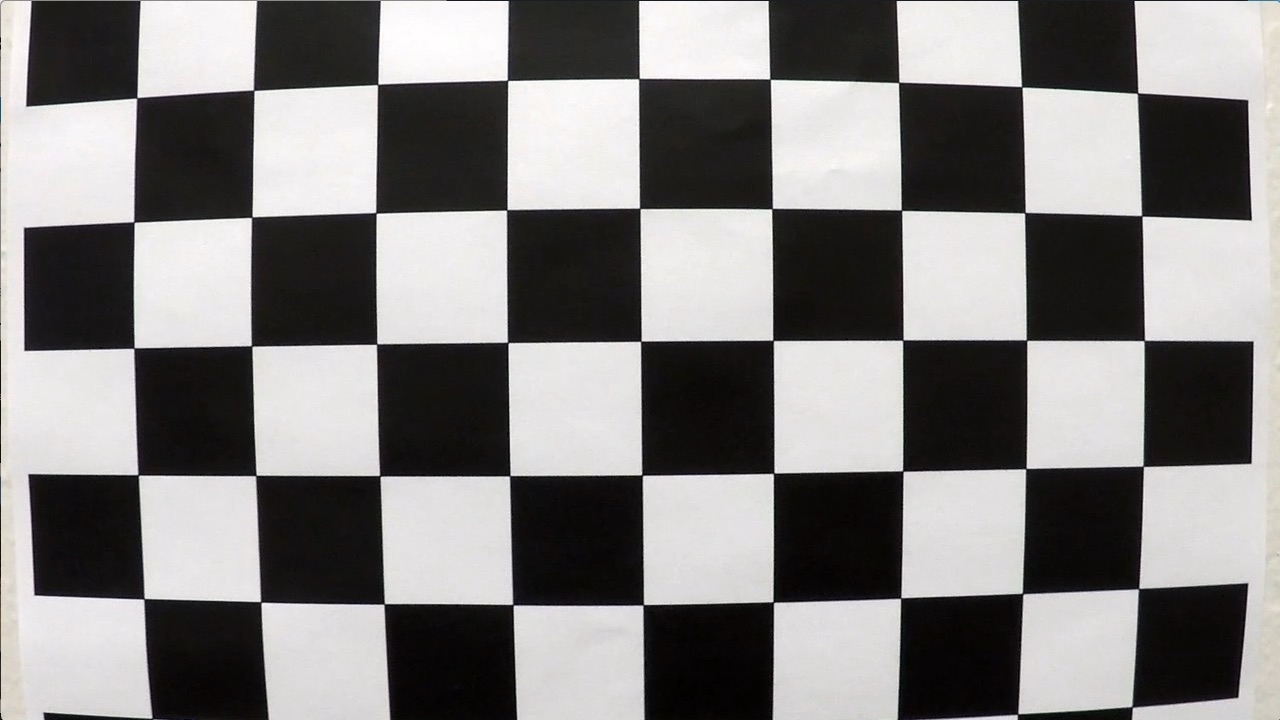
#> input picture camera_cal/calibration1.jpg, 1280 x 720 px; its folder holds only this picture in this run
$ jupyter execute --allow-errors '1. Combined with Lane Finder.ipynb'   (shell and % lines are left out)   (older library calls are emulated)
#> lines starting #> are read from the running program, lines starting #| are printed output that depends on the picture
### image_pipeline.py
import cv2
import numpy as np
import glob

class ThresholdOperation(object):
    def __init__(self):
        pass

class Color(ThresholdOperation):
    # [65 lines left out: functions __init__, process, not called in this run]

class Sobel(ThresholdOperation):
    # [12 lines left out: functions __init__, process, not called in this run]

class Magnitude(ThresholdOperation):
    def __init__(self):
        pass

    # [5 lines left out: function process, not called in this run]

class Direction(ThresholdOperation):
    def __init__(self, sobel_x_id=0, sobel_y_id=1):
        self.sobel_x_id = sobel_x_id
        self.sobel_y_id = sobel_y_id

    # [6 lines left out: function process, not called in this run]

        # Alternative method:
        # with np.errstate(divide='ignore', invalid='ignore'):
        #     abs_grad_dir = np.absolute(np.arctan(imgs[self.sobel_y_id] / imgs[self.sobel_x_id]))
        #     abs_grad_dir[np.isnan(abs_grad_dir)] = np.pi / 2

        # return abs_grad_dir.astype(np.float32)


## -----

TYPE_THRESHOLD = 0
TYPE_AGGREGATOR = 1
TYPE_LINEAR = 2

class Operation(object):
    # [11 lines left out: function __init__, not called in this run]

class Threshold(Operation):
    # [10 lines left out: function __init__, not called in this run]

    def add(self, threshold_operation):
        self.operations.append(threshold_operation)

    # [29 lines left out: function process, not called in this run]

class Combinator(Operation):
    # [12 lines left out: functions __init__, process, not called in this run]

def distance_between_lanes(leftx, rightx, xm_per_pix=1):
    return abs(rightx - leftx) * xm_per_pix

# [75 lines left out: functions calculate_curvature_radius, lines_are_parallel, lines_are_plausible, remove_outliers, not called in this run]

class FindLinesSlidingWindows(Operation):
    # [242 lines left out: functions __init__, _fitpoly, _calculate_fits, _reuse_fits, _check_lines, reset and 1 more, not called in this run]

class Annotate(Operation):
    # [84 lines left out: functions __init__, process, not called in this run]

class ImagePipeline(object):
    def __init__(self, input_color='bgr'):
        self.input_color = input_color
        self.operations = []
        self.warp_src = []
        self.warp_dst = []
        self.warped_img = None
        self.undist_img = None

        # Calibration variables
        self.mtx = None
        self.dist = None

        # Perspective transform variables
        self.M = None
        self.Minv = None

    def calibrate(self, image_paths, cols=9, rows=6):
        # prepare object points, like (0,0,0), (1,0,0), (2,0,0) ....,(6,5,0)
#> called with cols = 9, rows = 6
        objp = np.zeros((rows*cols,3), np.float32)
        objp[:,:2] = np.mgrid[0:cols,0:rows].T.reshape(-1,2)

        # Arrays to store object points and image points from all the images.
        objpoints = [] # 3d points in real world space
        imgpoints = [] # 2d points in image plane.

        # Make a list of calibration images
        images = image_paths

        # Step through the list and search for chessboard corners
        i = 0
        for fname in images:
            img = cv2.imread(fname)
#> img is the input picture: shape (720, 1280, 3); mean B, G, R 127.8, 128.4, 130.1
            gray = cv2.cvtColor(img,cv2.COLOR_BGR2GRAY)

            # Find the chessboard corners
            ret, corners = cv2.findChessboardCorners(gray, (cols,rows),None)
#> ret = False; corners = None

            # If found, add object points, image points
            if ret == True:
                objpoints.append(objp)
                imgpoints.append(corners)

                # Draw and display the corners
                img = cv2.drawChessboardCorners(img, (cols,rows), corners, ret)
                i+=1

        if i > 0:
            ret, self.mtx, self.dist, rvecs, tvecs = \
              cv2.calibrateCamera(objpoints, imgpoints, gray.shape[::-1], None, None)
        else:
            raise ValueError("No calibration image found at given image paths");

    def set_perspective(self, src, dst):
        self.M = cv2.getPerspectiveTransform(src, dst)
        self.Minv = cv2.getPerspectiveTransform(dst, src)

    def add(self, operation):
        operation.ip = self
        self.operations.append(operation)

    def process(self, img):
        """ Process an image

        To pass in distorted image, make sure to call `calibrate()` function first.
        """
        imgs = []

        if self.input_color == 'bgr':
            img = cv2.cvtColor(img, cv2.COLOR_BGR2RGB)

        if self.mtx is not None and self.dist is not None:
            img = cv2.undistort(img, self.mtx, self.dist, None, self.mtx)
            self.undist_img = np.copy(img)

        if self.M is not None:
            img_size = (img.shape[1], img.shape[0])
            img = cv2.warpPerspective(img, self.M, img_size)
            self.warped_img = np.copy(img)

        for o in self.operations:
            if o.type == TYPE_THRESHOLD:
                # Process the image processed in the previous step,
                # then append it to a list of images.
                res = o.process(img)
                imgs.append(res)
                o.img = np.copy(res)
            elif o.type == TYPE_AGGREGATOR:
                # Combine a list of images together.
                img = o.process(imgs)
                o.img = np.copy(img)
                res = img
            elif o.type == TYPE_LINEAR:
                # Process the image processed in the previous step,
                # return an image.
                img = o.process(img)
                o.img = np.copy(img)
                res = img

        return res

# [46 lines left out: function example, not called in this run]

# example()

### 1. Combined with Lane Finder.ipynb
[cell 1]
import cv2
import numpy as np
from image_pipeline import *
import matplotlib.pyplot as plt
import matplotlib.image as mpimg
import numpy as np
import cv2
from skimage.feature import hog
import pickle
import os
import math
from scipy.ndimage.measurements import label

from sklearn.svm import LinearSVC
from sklearn.preprocessing import StandardScaler
from sklearn.model_selection import GridSearchCV
from sklearn.metrics import precision_score
import time
from sklearn.model_selection import train_test_split

from image_pipeline import Operation, Color, Sobel, Magnitude, Direction, \
  Threshold, Combinator, FindLinesSlidingWindows, Annotate, ImagePipeline

# Lane Finder + Vehicle Detection

## 1. Preparation

[cell 2]
ip = ImagePipeline(input_color='bgr')
#> (the rest of this cell did not finish here and is left out)

[cell 3]
# Read in cars and notcars
images = glob.glob('training_data/vehicles/*/*.png')
cars = []
for image in images:
    cars.append(image)
images = glob.glob('training_data/non-vehicles/*/*.png')
notcars = []
for image in images:
    notcars.append(image)
#> (reads clf.pickle from the repository)

sample_size = 10000
random_idx = np.random.randint(0, len(cars), min(len(cars),sample_size))
cars = np.array(cars)[random_idx]
notcars = np.array(notcars)[random_idx]
print("Number of cars: {}\nNumber of non-cars: {}".format(len(cars), len(notcars)))

## 2. Training the dataset

[cell 4]
# [194 lines left out: functions get_hog_features, bin_spatial, color_hist, single_img_features, extract_features, slide_window and 1 more, not called in this run]

[cell 5]
color_space = 'YCrCb' # Can be RGB, HSV, LUV, HLS, YUV, YCrCb
orient = 12  # HOG orientations
pix_per_cell = 16 # HOG pixels per cell
cell_per_block = 2 # HOG cells per block
hog_channel = 'ALL' # Can be 0, 1, 2, or "ALL"
spatial_size = (16, 16) # Spatial binning dimensions
hist_bins = 16    # Number of histogram bins
spatial_feat = True # Spatial features on or off
hist_feat = True # Histogram features on or off
hog_feat = True # HOG features on or off
cells_per_step = 1

[cell 6]
CLF_PICKLE = 'clf.pickle'
#> (the rest of this cell did not finish here and is left out)

## 3. Setup pipeline

[cell 7]
class AnnotateLines(Operation):
    # [84 lines left out: functions __init__, process, not called in this run]

class AnnotateObjects(Operation):
    # [250 lines left out: functions __init__, process, add_heat, apply_threshold, draw_labeled_bboxes, bboxes_from_labels and 2 more, not called in this run]

[cell 8]
ip_vid = ImagePipeline(input_color='rgb')

src = np.float32([[  100.,   720.],
                  [  542.,   470.],
                  [  738.,   470.],
                  [ 1180.,   720.]])

# Choose x positions that allow for 3.7m for the lane position closest to car.
dst = np.float32([[ 225.,  720.],
                  [ 225.,    0.],
                  [ 1055.,    0.],
                  [ 1055.,  720.]])

ip_vid.set_perspective(src, dst)

#> (the rest of this cell did not finish here and is left out)

## 4. Single Image

[cell 9]
image_path = 'test_images/test9.jpg'
img = cv2.imread(image_path)
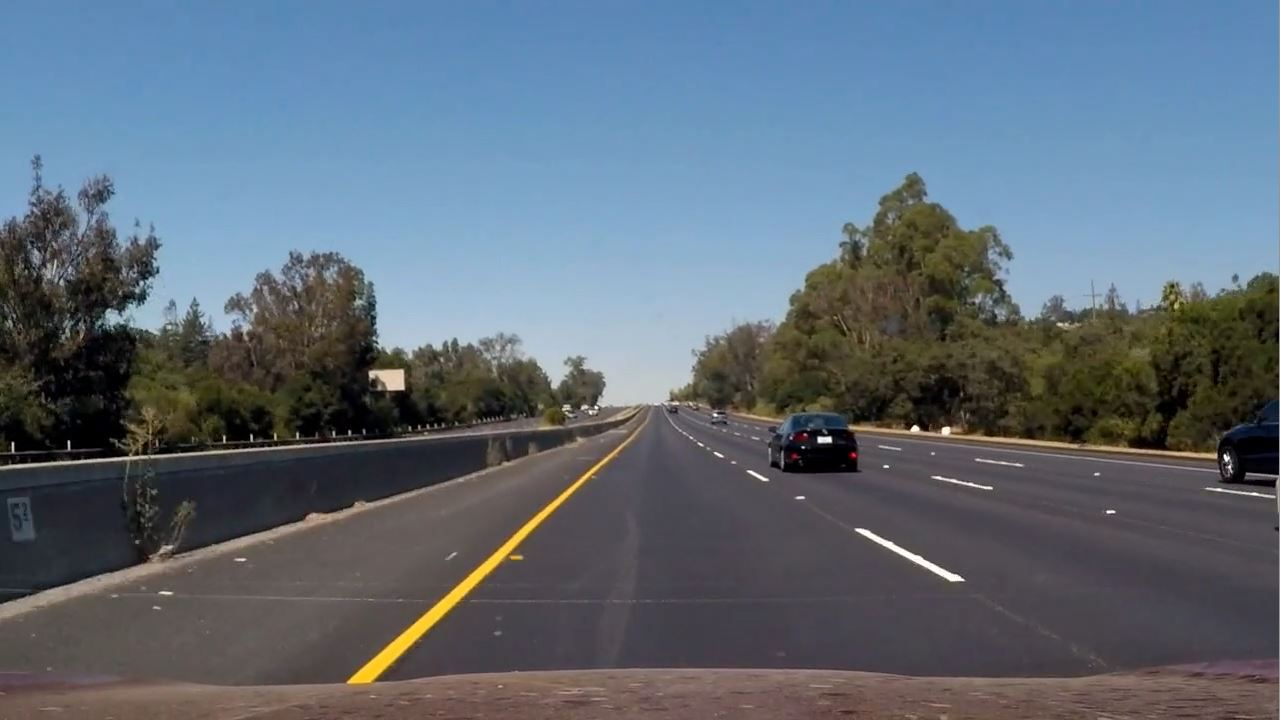
#> input picture test_images/test9.jpg, 1280 x 720 px
#> img is the input picture: shape (720, 1280, 3); mean B, G, R 119.2, 107, 94.8
img = cv2.resize(img, (1280, 720))
img = cv2.cvtColor(img, cv2.COLOR_BGR2RGB)

#> (the rest of this cell did not finish here and is left out)

#> in process, `img = cv2.warpPerspective(img, self.M, img_size)`:
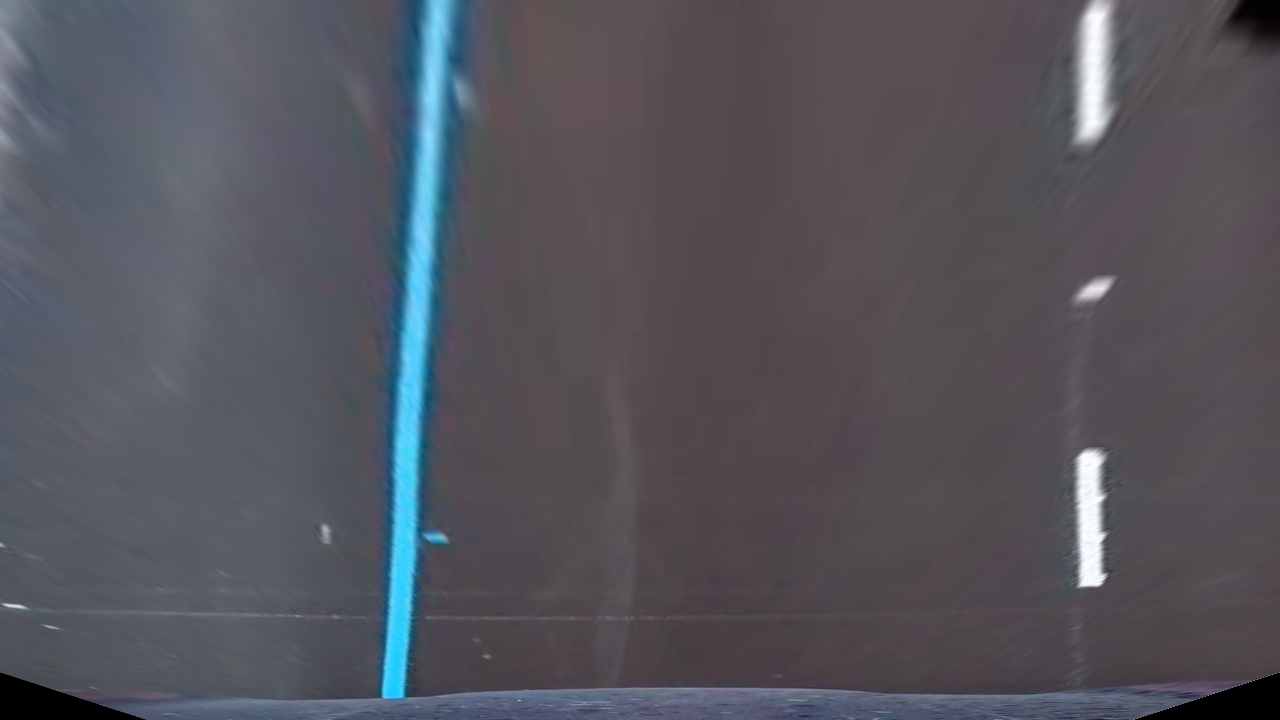
#> img: shape (720, 1280, 3); mean of channels 0, 1, 2 91.9, 84.1, 84.4; drawn as B, G, R
#> after the loop in process, `for o in self.operations:`: imgs = []
